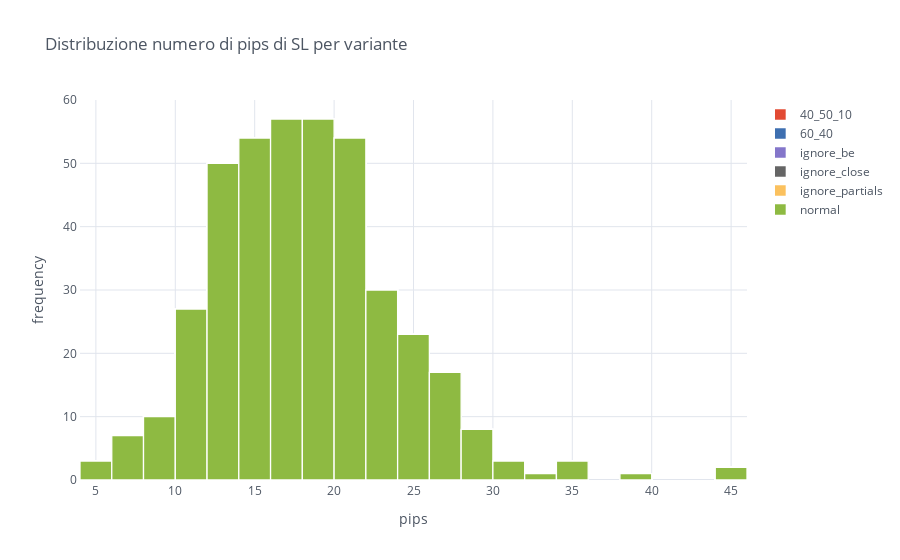

Write notebook code for a chart like this one.
### Code cell
get_attr_multi(multi, 'sl_pips').iplot(kind='hist', barmode='overlay', title='Distribuzione numero di pips di SL per variante', 
    yTitle='frequency', xTitle='pips', opacity=1, linecolor='white')

### Figure 1 — Plotly figure (JSON) as saved in the notebook; plotly's stock layout.template omitted (floating-point values rounded to 4 significant figures; data arrays with more than 128 entries replaced by an {"elided": "..."} marker saying what was removed)
{"data": [{"histfunc": "count", "histnorm": "", "marker": {"color": "rgba(226, 74, 51, 1.0)", "line": {"color": "#FFFFFF", "width": 1.3}}, "name": "40_50_10", "opacity": 1, "orientation": "v", "type": "histogram", "x": {"elided": "407 float values"}}, {"histfunc": "count", "histnorm": "", "marker": {"color": "rgba(62, 111, 176, 1.0)", "line": {"color": "#FFFFFF", "width": 1.3}}, "name": "60_40", "opacity": 1, "orientation": "v", "type": "histogram", "x": {"elided": "407 float values"}}, {"histfunc": "count", "histnorm": "", "marker": {"color": "rgba(132, 118, 202, 1.0)", "line": {"color": "#FFFFFF", "width": 1.3}}, "name": "ignore_be", "opacity": 1, "orientation": "v", "type": "histogram", "x": {"elided": "407 float values"}}, {"histfunc": "count", "histnorm": "", "marker": {"color": "rgba(101, 101, 101, 1.0)", "line": {"color": "#FFFFFF", "width": 1.3}}, "name": "ignore_close", "opacity": 1, "orientation": "v", "type": "histogram", "x": {"elided": "407 float values"}}, {"histfunc": "count", "histnorm": "", "marker": {"color": "rgba(251, 193, 94, 1.0)", "line": {"color": "#FFFFFF", "width": 1.3}}, "name": "ignore_partials", "opacity": 1, "orientation": "v", "type": "histogram", "x": {"elided": "407 float values"}}, {"histfunc": "count", "histnorm": "", "marker": {"color": "rgba(142, 186, 66, 1.0)", "line": {"color": "#FFFFFF", "width": 1.3}}, "name": "normal", "opacity": 1, "orientation": "v", "type": "histogram", "x": {"elided": "407 float values"}}], "layout": {"barmode": "overlay", "legend": {"bgcolor": "#FFFFFF", "font": {"color": "#4D5663"}}, "paper_bgcolor": "#FFFFFF", "plot_bgcolor": "#FFFFFF", "title": {"font": {"color": "#4D5663"}, "text": "Distribuzione numero di pips di SL per variante"}, "xaxis": {"gridcolor": "#E1E5ED", "linecolor": "white", "showgrid": true, "tickfont": {"color": "#4D5663"}, "title": {"font": {"color": "#4D5663"}, "text": "pips"}, "zerolinecolor": "#E1E5ED"}, "yaxis": {"gridcolor": "#E1E5ED", "linecolor": "white", "showgrid": true, "tickfont": {"color": "#4D5663"}, "title": {"font": {"color": "#4D5663"}, "text": "frequency"}, "zerolinecolor": "#E1E5ED"}}}
